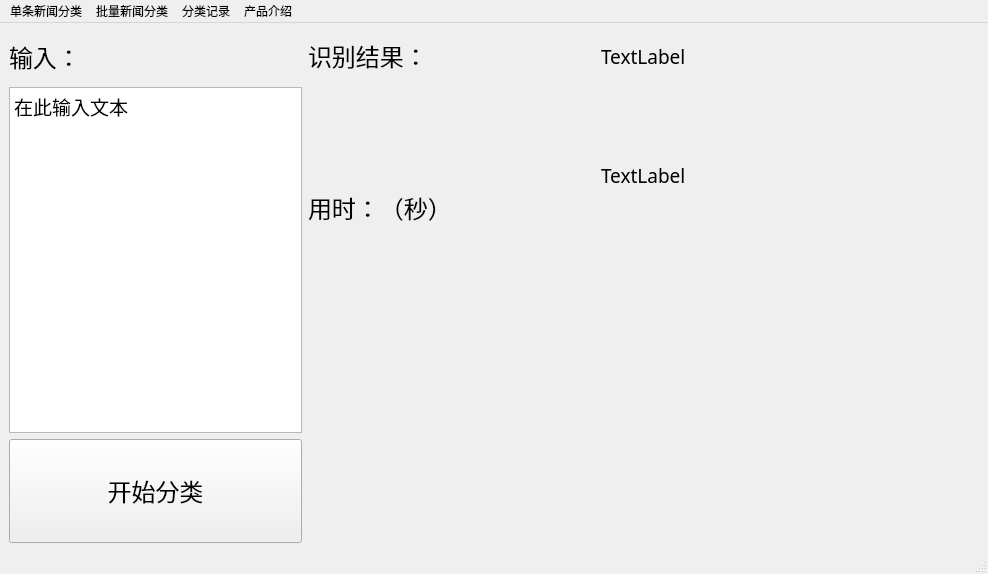
<?xml version="1.0" encoding="UTF-8"?>
<ui version="4.0">
 <class>MainWindow</class>
 <widget class="QMainWindow" name="MainWindow">
  <property name="geometry">
   <rect>
    <x>0</x>
    <y>0</y>
    <width>988</width>
    <height>574</height>
   </rect>
  </property>
  <property name="sizePolicy">
   <sizepolicy hsizetype="Expanding" vsizetype="Expanding">
    <horstretch>0</horstretch>
    <verstretch>0</verstretch>
   </sizepolicy>
  </property>
  <property name="windowTitle">
   <string>MainWindow</string>
  </property>
  <widget class="QWidget" name="centralwidget">
   <layout class="QHBoxLayout" name="horizontalLayout">
    <item>
     <layout class="QGridLayout" name="gridLayout">
      <item row="0" column="3">
       <widget class="QLabel" name="label_4">
        <property name="font">
         <font>
          <family>宋体</family>
          <pointsize>14</pointsize>
         </font>
        </property>
        <property name="text">
         <string>TextLabel</string>
        </property>
       </widget>
      </item>
      <item row="1" column="4">
       <widget class="QLabel" name="label_5">
        <property name="sizePolicy">
         <sizepolicy hsizetype="Expanding" vsizetype="Fixed">
          <horstretch>2</horstretch>
          <verstretch>0</verstretch>
         </sizepolicy>
        </property>
        <property name="font">
         <font>
          <family>微软雅黑</family>
          <pointsize>18</pointsize>
         </font>
        </property>
        <property name="text">
         <string/>
        </property>
       </widget>
      </item>
      <item row="1" column="0" rowspan="4" colspan="2">
       <widget class="QTextEdit" name="textEdit">
        <property name="sizePolicy">
         <sizepolicy hsizetype="Expanding" vsizetype="Expanding">
          <horstretch>0</horstretch>
          <verstretch>2</verstretch>
         </sizepolicy>
        </property>
        <property name="font">
         <font>
          <family>宋体</family>
          <pointsize>14</pointsize>
         </font>
        </property>
        <property name="html">
         <string>&lt;!DOCTYPE HTML PUBLIC &quot;-//W3C//DTD HTML 4.0//EN&quot; &quot;http://www.w3.org/TR/REC-html40/strict.dtd&quot;&gt;
&lt;html&gt;&lt;head&gt;&lt;meta name=&quot;qrichtext&quot; content=&quot;1&quot; /&gt;&lt;style type=&quot;text/css&quot;&gt;
p, li { white-space: pre-wrap; }
&lt;/style&gt;&lt;/head&gt;&lt;body style=&quot; font-family:'宋体'; font-size:14pt; font-weight:400; font-style:normal;&quot;&gt;
&lt;p style=&quot; margin-top:0px; margin-bottom:0px; margin-left:0px; margin-right:0px; -qt-block-indent:0; text-indent:0px;&quot;&gt;在此输入文本&lt;/p&gt;&lt;/body&gt;&lt;/html&gt;</string>
        </property>
       </widget>
      </item>
      <item row="1" column="2" rowspan="3">
       <widget class="QLabel" name="label_3">
        <property name="sizePolicy">
         <sizepolicy hsizetype="Expanding" vsizetype="Expanding">
          <horstretch>2</horstretch>
          <verstretch>1</verstretch>
         </sizepolicy>
        </property>
        <property name="font">
         <font>
          <family>微软雅黑</family>
          <pointsize>18</pointsize>
         </font>
        </property>
        <property name="lineWidth">
         <number>4</number>
        </property>
        <property name="text">
         <string>用时：（秒）</string>
        </property>
       </widget>
      </item>
      <item row="0" column="0">
       <widget class="QLabel" name="label">
        <property name="sizePolicy">
         <sizepolicy hsizetype="Preferred" vsizetype="Expanding">
          <horstretch>0</horstretch>
          <verstretch>1</verstretch>
         </sizepolicy>
        </property>
        <property name="font">
         <font>
          <family>微软雅黑</family>
          <pointsize>18</pointsize>
         </font>
        </property>
        <property name="text">
         <string>输入：</string>
        </property>
       </widget>
      </item>
      <item row="7" column="0" rowspan="2" colspan="2">
       <widget class="QPushButton" name="pushButton">
        <property name="sizePolicy">
         <sizepolicy hsizetype="Expanding" vsizetype="Expanding">
          <horstretch>1</horstretch>
          <verstretch>1</verstretch>
         </sizepolicy>
        </property>
        <property name="font">
         <font>
          <family>微软雅黑</family>
          <pointsize>18</pointsize>
         </font>
        </property>
        <property name="text">
         <string>开始分类</string>
        </property>
       </widget>
      </item>
      <item row="0" column="2">
       <widget class="QLabel" name="label_2">
        <property name="sizePolicy">
         <sizepolicy hsizetype="Expanding" vsizetype="Fixed">
          <horstretch>1</horstretch>
          <verstretch>0</verstretch>
         </sizepolicy>
        </property>
        <property name="font">
         <font>
          <family>微软雅黑</family>
          <pointsize>18</pointsize>
         </font>
        </property>
        <property name="text">
         <string>识别结果：</string>
        </property>
       </widget>
      </item>
      <item row="2" column="3">
       <widget class="QLabel" name="label_6">
        <property name="palette">
         <palette>
          <active>
           <colorrole role="ToolTipBase">
            <brush brushstyle="SolidPattern">
             <color alpha="255">
              <red>255</red>
              <green>255</green>
              <blue>0</blue>
             </color>
            </brush>
           </colorrole>
          </active>
          <inactive>
           <colorrole role="ToolTipBase">
            <brush brushstyle="SolidPattern">
             <color alpha="255">
              <red>255</red>
              <green>255</green>
              <blue>0</blue>
             </color>
            </brush>
           </colorrole>
          </inactive>
          <disabled>
           <colorrole role="ToolTipBase">
            <brush brushstyle="SolidPattern">
             <color alpha="255">
              <red>255</red>
              <green>255</green>
              <blue>0</blue>
             </color>
            </brush>
           </colorrole>
          </disabled>
         </palette>
        </property>
        <property name="font">
         <font>
          <family>宋体</family>
          <pointsize>14</pointsize>
         </font>
        </property>
        <property name="text">
         <string>TextLabel</string>
        </property>
       </widget>
      </item>
     </layout>
    </item>
   </layout>
  </widget>
  <widget class="QMenuBar" name="menubar">
   <property name="geometry">
    <rect>
     <x>0</x>
     <y>0</y>
     <width>988</width>
     <height>26</height>
    </rect>
   </property>
   <widget class="QMenu" name="menu">
    <property name="title">
     <string>单条新闻分类</string>
    </property>
   </widget>
   <widget class="QMenu" name="menu_2">
    <property name="title">
     <string>批量新闻分类</string>
    </property>
   </widget>
   <widget class="QMenu" name="menu_3">
    <property name="title">
     <string>分类记录</string>
    </property>
   </widget>
   <widget class="QMenu" name="menu_4">
    <property name="title">
     <string>产品介绍</string>
    </property>
   </widget>
   <addaction name="menu"/>
   <addaction name="menu_2"/>
   <addaction name="menu_3"/>
   <addaction name="menu_4"/>
  </widget>
  <widget class="QStatusBar" name="statusbar"/>
 </widget>
 <resources/>
 <connections/>
</ui>
